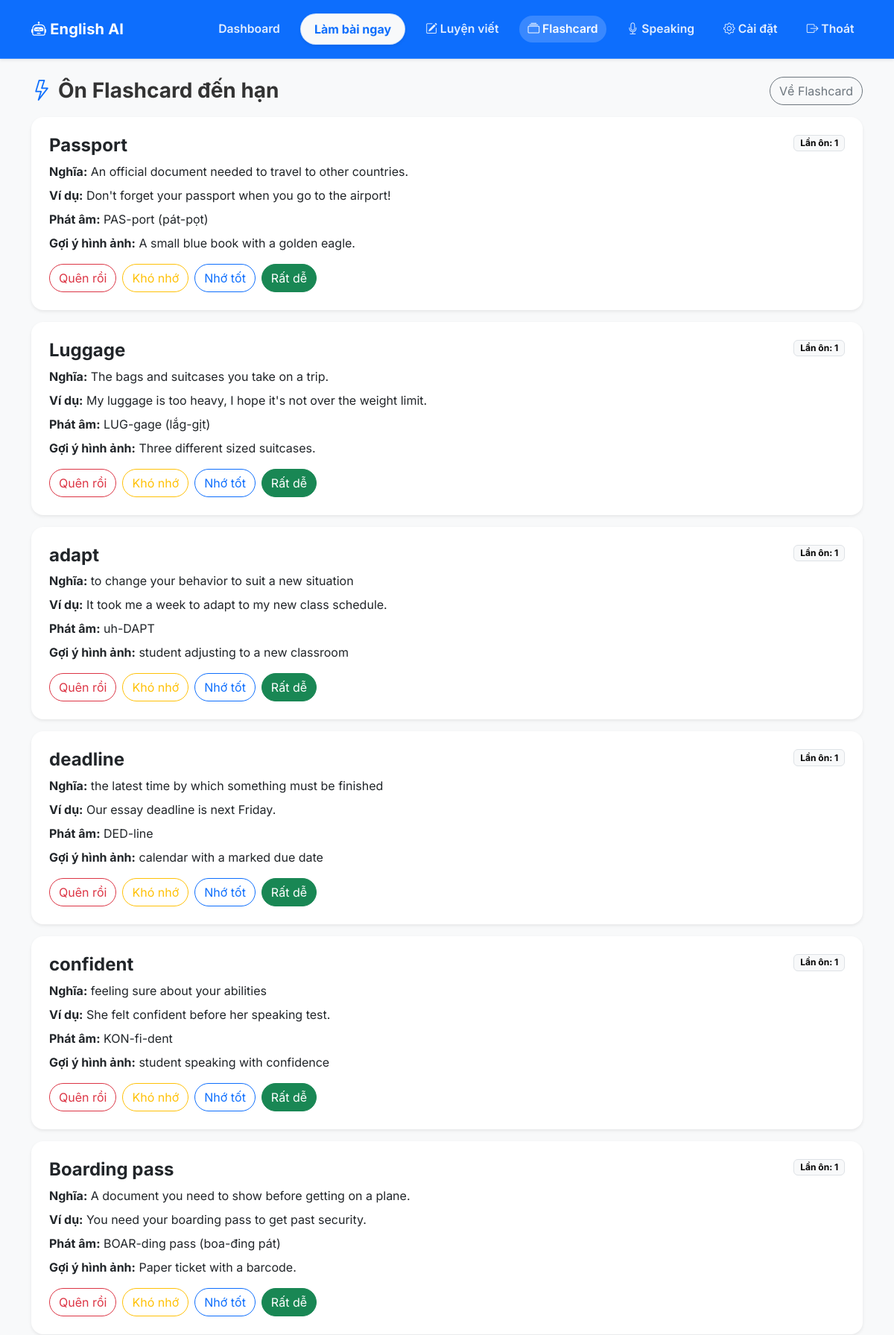
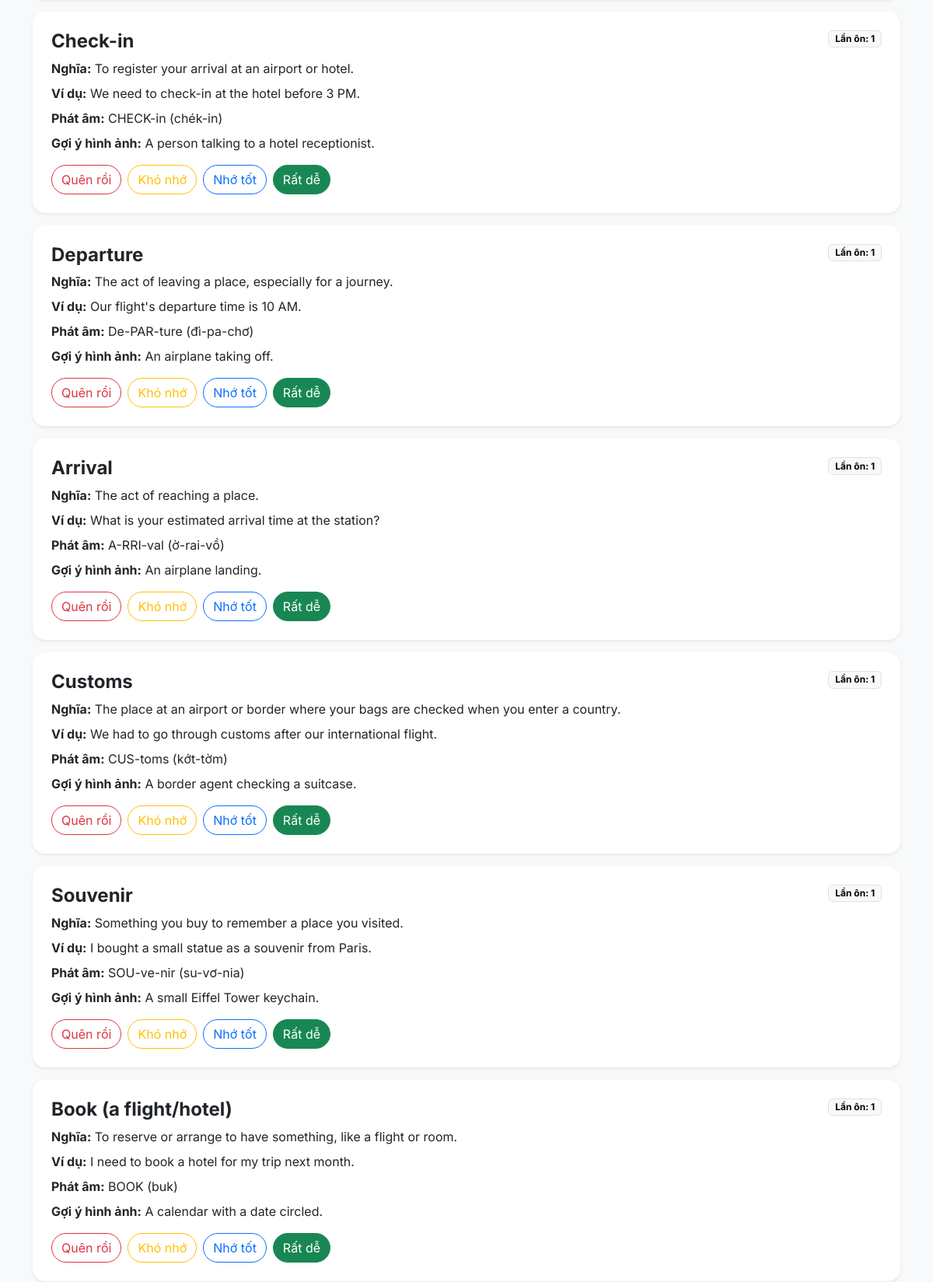
The page /flashcards/review (signed in, upper part) on the database its author committed (2 pictures, top to bottom).
### app/models.py (models this page shows)
class Flashcard(db.Model):
    __tablename__ = 'flashcards'
    id: Mapped[int] = mapped_column(primary_key=True)
    set_id: Mapped[int] = mapped_column(ForeignKey('flashcard_sets.id'), index=True)
    user_id: Mapped[int] = mapped_column(ForeignKey('users.id'), index=True)
    term: Mapped[str] = mapped_column(String(255))
    definition: Mapped[str] = mapped_column(Text)
    example_sentence: Mapped[Optional[str]] = mapped_column(Text)
    pronunciation_hint: Mapped[Optional[str]] = mapped_column(String(255))
    image_hint: Mapped[Optional[str]] = mapped_column(String(255))
    easiness_factor: Mapped[float] = mapped_column(Float, default=2.5)
    interval: Mapped[int] = mapped_column(Integer, default=0)
    repetitions: Mapped[int] = mapped_column(Integer, default=0)
    next_review_date: Mapped[datetime] = mapped_column(DateTime, default=lambda: datetime.now(timezone.utc), index=True)
    last_quality: Mapped[Optional[int]] = mapped_column(Integer)
    review_count: Mapped[int] = mapped_column(Integer, default=0)
    created_at: Mapped[datetime] = mapped_column(DateTime, default=lambda: datetime.now(timezone.utc))
    updated_at: Mapped[datetime] = mapped_column(DateTime, default=lambda: datetime.now(timezone.utc))
    card_set: Mapped["FlashcardSet"] = relationship("FlashcardSet", back_populates="cards")
    user: Mapped["User"] = relationship("User", back_populates="flashcards")

### app/routes/flashcards.py (the view, shortened to what this page needs)
@flashcards_bp.route('/review', methods=['GET'])
@login_required
def review():
    set_id = request.args.get('set_id', type=int)
    now = datetime.utcnow()
    query = db.select(Flashcard).where(
        Flashcard.user_id == current_user.id,
        Flashcard.next_review_date <= now,
    )
    if set_id:
        query = query.where(Flashcard.set_id == set_id)
    due_cards = db.session.execute(
        query.order_by(Flashcard.next_review_date.asc()).limit(30)
    ).scalars().all()
    selected_set = None
    return render_template(
        'flashcard_review.html',
        due_cards=due_cards,
        selected_set=selected_set,
        set_id=set_id,
    )

### app/models.py (called while the page is built)
@login.user_loader
def load_user(id: str):
    return db.session.get(User, int(id))

### app/templates/flashcard_review.html (shortened to what this page needs)
{% extends 'base.html' %}
{% block content %}
<div class="row mt-4">
    <div class="col-12">
        <div class="d-flex justify-content-between align-items-center mb-3">
            <h3 class="fw-bold mb-0"><i class="bi bi-lightning text-primary me-2"></i>Ôn Flashcard đến hạn</h3>
            <div class="d-flex gap-2">
                <a href="{{ url_for('flashcards.index') }}" class="btn btn-outline-secondary rounded-pill">Về Flashcard</a>
            </div>
        </div>
        {% for card in due_cards %}
        <div class="card border-0 shadow-sm rounded-4 mb-3">
            <div class="card-body p-4">
                <div class="d-flex justify-content-between align-items-start mb-2">
                    <h4 class="fw-bold mb-0">{{ card.term }}</h4>
                    <span class="badge text-bg-light border">Lần ôn: {{ card.review_count }}</span>
                </div>
                <p class="mb-2"><strong>Nghĩa:</strong> {{ card.definition }}</p>
                {% if card.example_sentence %}
                <p class="mb-2"><strong>Ví dụ:</strong> {{ card.example_sentence }}</p>
                {% endif %}
                {% if card.pronunciation_hint %}
                <p class="mb-2"><strong>Phát âm:</strong> {{ card.pronunciation_hint }}</p>
                {% endif %}
                {% if card.image_hint %}
                <p class="mb-3"><strong>Gợi ý hình ảnh:</strong> {{ card.image_hint }}</p>
                {% endif %}
                <div class="d-flex flex-wrap gap-2">
                    <form method="post" action="{{ url_for('flashcards.submit_review') }}">
                        <button type="submit" class="btn btn-outline-danger rounded-pill">Quên rồi</button>
                    </form>
                    <form method="post" action="{{ url_for('flashcards.submit_review') }}">
                        <button type="submit" class="btn btn-outline-warning rounded-pill">Khó nhớ</button>
                    </form>
                    <form method="post" action="{{ url_for('flashcards.submit_review') }}">
                        <button type="submit" class="btn btn-outline-primary rounded-pill">Nhớ tốt</button>
                    </form>
                    <form method="post" action="{{ url_for('flashcards.submit_review') }}">
                        <button type="submit" class="btn btn-success rounded-pill">Rất dễ</button>
                    </form>
                </div>
            </div>
        </div>
        {% else %}
        <div class="alert alert-success">Hiện chưa có thẻ nào đến hạn ôn tập.</div>
        {% endfor %}
    </div>
</div>
{% endblock %}

### app/static/css/style.css (style rules this page uses)
body { font-family: 'Inter', -apple-system, BlinkMacSystemFont, "Segoe UI", Roboto, "Helvetica Neue", Arial, sans-serif; background-color: #f4f6fa; color: #333; }
.card { transition: transform 0.2s, box-shadow 0.2s; }

### rows shown on the page
Flashcard: term "Passport", review_count "1", definition "An official document needed to travel to other countries.", example_sentence "Don't forget your passport when you go to the airport!", pronunciation_hint "PAS-port (pát-pọt)", image_hint "A small blue book with a golden eagle."
Flashcard: term "Luggage", review_count "1", definition "The bags and suitcases you take on a trip.", example_sentence "My luggage is too heavy, I hope it's not over the weight limit.", pronunciation_hint "LUG-gage (lắg-gịt)", image_hint "Three different sized suitcases."
Flashcard: term "adapt", review_count "1", definition "to change your behavior to suit a new situation", example_sentence "It took me a week to adapt to my new class schedule.", pronunciation_hint "uh-DAPT", image_hint "student adjusting to a new classroom"
Flashcard: term "deadline", review_count "1", definition "the latest time by which something must be finished", example_sentence "Our essay deadline is next Friday.", pronunciation_hint "DED-line", image_hint "calendar with a marked due date"
Flashcard: term "confident", review_count "1", definition "feeling sure about your abilities", example_sentence "She felt confident before her speaking test.", pronunciation_hint "KON-fi-dent", image_hint "student speaking with confidence"
Flashcard: term "Boarding pass", review_count "1", definition "A document you need to show before getting on a plane.", example_sentence "You need your boarding pass to get past security.", pronunciation_hint "BOAR-ding pass (boa-đing pát)", image_hint "Paper ticket with a barcode."
Flashcard: term "Check-in", review_count "1", definition "To register your arrival at an airport or hotel.", example_sentence "We need to check-in at the hotel before 3 PM.", pronunciation_hint "CHECK-in (chék-in)", image_hint "A person talking to a hotel receptionist."
Flashcard: term "Departure", review_count "1", definition "The act of leaving a place, especially for a journey.", example_sentence "Our flight's departure time is 10 AM.", pronunciation_hint "De-PAR-ture (đì-pa-chơ)", image_hint "An airplane taking off."
Flashcard: term "Arrival", review_count "1", definition "The act of reaching a place.", example_sentence "What is your estimated arrival time at the station?", pronunciation_hint "A-RRI-val (ờ-rai-vồ)", image_hint "An airplane landing."
Flashcard: term "Customs", review_count "1", definition "The place at an airport or border where your bags are checked when you enter a country.", example_sentence "We had to go through customs after our international flight.", pronunciation_hint "CUS-toms (kớt-tờm)", image_hint "A border agent checking a suitcase."
Flashcard: term "Souvenir", review_count "1", definition "Something you buy to remember a place you visited.", example_sentence "I bought a small statue as a souvenir from Paris.", pronunciation_hint "SOU-ve-nir (su-vơ-nia)", image_hint "A small Eiffel Tower keychain."
Flashcard: term "Book (a flight/hotel)", review_count "1", definition "To reserve or arrange to have something, like a flight or room.", example_sentence "I need to book a hotel for my trip next month.", pronunciation_hint "BOOK (buk)", image_hint "A calendar with a date circled."
